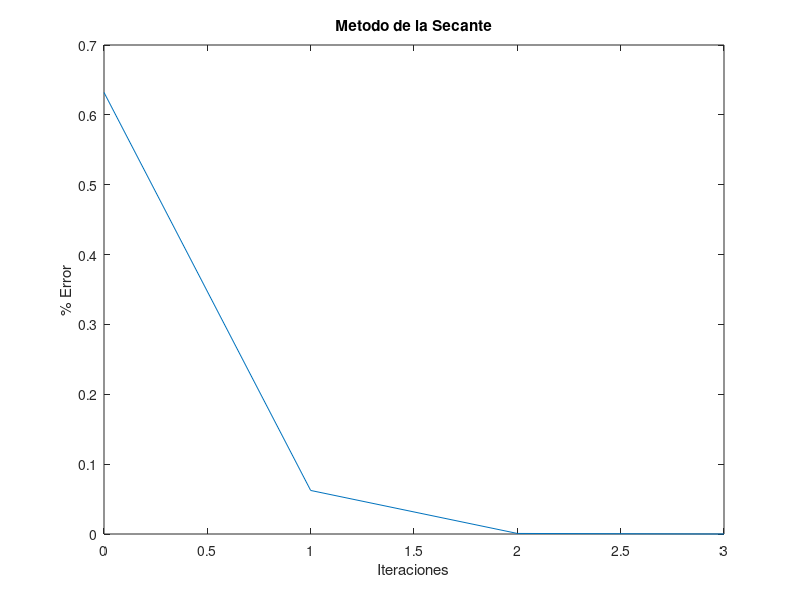

The MATLAB script that drew this image:
%{
    Metodo de la Biseccion
    Parametros de Entrada
    @param func: funcion a la cual se le aplicara el algoritmo
    @param x0: primer valor inicial
    @param x1: segundo valor inicial
    @param MAXIT:  iteraciones maximas
    @param TOL:  tolerencia del algoritmo
    
    Parametros de Salida
    @return xAprox: valor aproximado de x
    @return error: porcentaje de error del resultado obtenido
%}

clc;
clear;

function [xAprox, iter] = secante(func, x0, x1, MAXIT, TOL)
    iter = 0;
    iterl = [];
    err = 1;
    errl = [];

    while(err > TOL)

        xAprox = x1 - ((x1 - x0)/(func(x1) - func(x0))) * func(x1);

        err = (abs(xAprox - x1))/(abs(xAprox));
        iterl(iter+1) = iter;
        errl(iter+1) = err;
        iter = iter + 1;
        
        x0 = x1;
        x1 =  xAprox;

        plot(iterl, errl);
        title("Metodo de la Secante");
        xlabel("Iteraciones");
        ylabel("% Error");

    endwhile
    return;
endfunction

x0 = 0;
x1 = 1;
MAXIT = 100;
TOL = 0.0001;
func = @(x) e^-(x^2) - x;
[xAprox, iter] = secante(func, x0, x1, MAXIT, TOL);
printf('xAprox = %f\nIteraciones = %i \n', xAprox, iter);